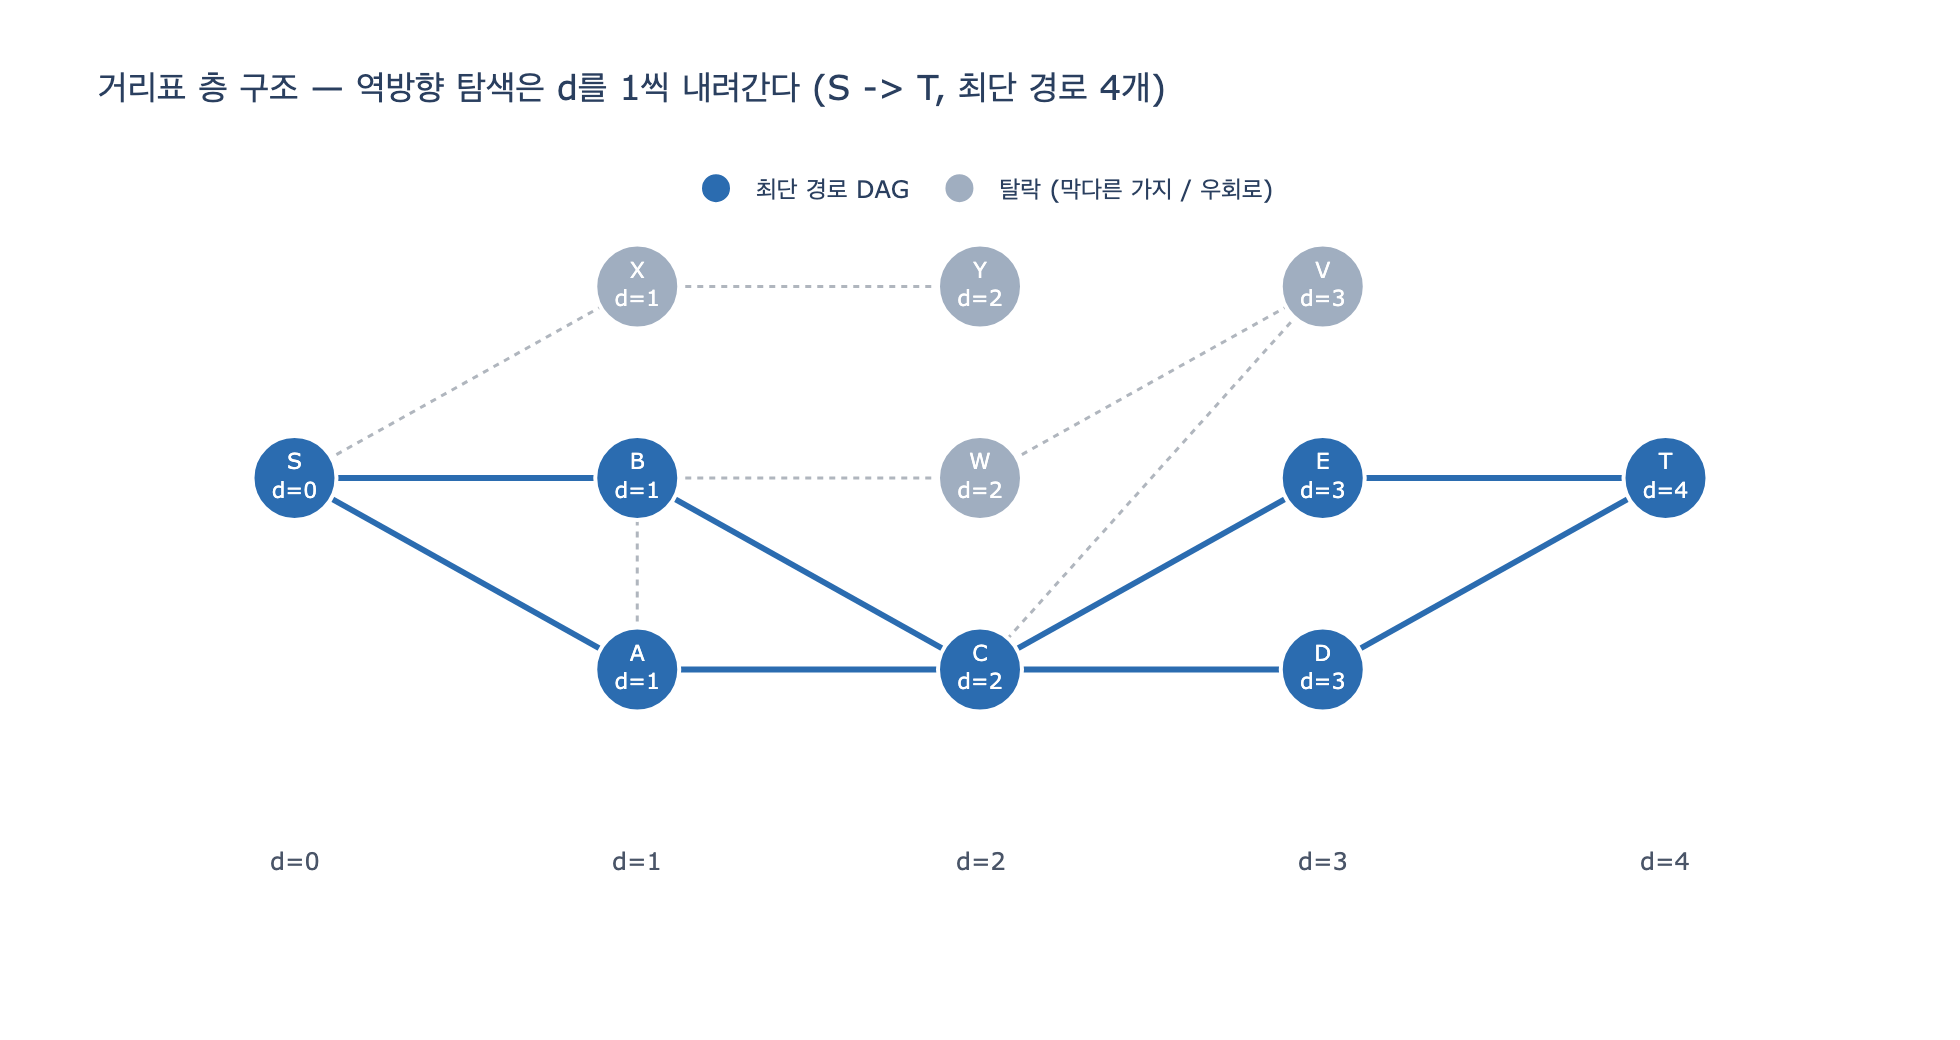

Here is the Python script that generated this plot:
# %% [markdown]
# # `all_shortest()` — 거리표 한 장으로 모든 최단 경로 뽑기
#
# 10장 `ex1_centralities.py`의 `all_shortest(adj, s, t)`를 단계별로 뜯어본다.
#
# 1. **전방 BFS**로 시작점 $s$ 기준 거리표 $d$를 만든다.
# 2. **목표 $t$에서 거꾸로**, $d[v] = d[u] - 1$인 이웃만 따라가며 스택(DFS) 탐색을 한다.
# 3. $s$에 닿은 경로를 뒤집어 모은다.
#
# 핵심 불변식: 무가중 그래프에서 간선 $(u,v)$가 있으면 항상
# $$|d[u] - d[v]| \le 1$$
# 이므로 이웃은 «한 칸 가까움 / 같음 / 한 칸 멂» 셋 중 하나다.
# 그중 «한 칸 가까움»만 골라 따라가면 매 스텝 거리가 정확히 1씩 줄고,
# $d[t]$ 스텝 뒤 반드시 $s$에 도착한다.

# %%
from collections import defaultdict, deque


def _show(fig):
    try:
        from IPython import get_ipython
        if get_ipython() is not None:
            fig.show()
    except ImportError:
        pass


def adjacency(edges):
    adj = defaultdict(set)
    for a, b in edges:
        adj[a].add(b)
        adj[b].add(a)
    return {k: sorted(v) for k, v in adj.items()}


# 최단 경로가 여러 갈래인 작은 그래프.
#   본줄기:  S -> (A|B) -> C -> (D|E) -> T   : 2 x 2 = 4갈래
#   A-B:     같은 층끼리 잇는 «옆걸음» 간선
#   X, Y:    T 로 못 가는 막다른 가지
#   W, V:    S-B-W-V-C-... 6홉짜리 우회로 (최단 4홉이 아니다)
EDGES = [
    ("S", "A"), ("S", "B"),
    ("A", "C"), ("B", "C"),
    ("C", "D"), ("C", "E"),
    ("D", "T"), ("E", "T"),
    ("A", "B"),                      # 같은 층 (d=1 <-> d=1)
    ("S", "X"), ("X", "Y"),          # 막다른 가지
    ("B", "W"), ("W", "V"), ("V", "C"),   # 우회로. V->C 는 거리가 «내려가는» 간선
]
adj = adjacency(EDGES)
print("노드 수:", len(adj))
print("인접 리스트:")
for v in sorted(adj):
    print(f"  {v}: {adj[v]}")
# 출력:
# 노드 수: 11
# 인접 리스트:
#   A: ['B', 'C', 'S']
#   B: ['A', 'C', 'S', 'W']
#   C: ['A', 'B', 'D', 'E', 'V']
#   D: ['C', 'T']
#   E: ['C', 'T']
#   S: ['A', 'B', 'X']
#   T: ['D', 'E']
#   V: ['C', 'W']
#   W: ['B', 'V']
#   X: ['S', 'Y']
#   Y: ['X']

# %% [markdown]
# ## 1단계 — 전방 BFS로 거리표 만들기
#
# `bfs_dist`는 원본 코드 그대로다. 큐에서 꺼낸 순서가 곧 거리 오름차순이므로,
# 처음 방문했을 때 기록한 $d[v] = d[u] + 1$이 곧 최단 거리다.
# 도달 불가능한 노드는 아예 $d$에 들어가지 않는다 — 이게 나중에 `d.get(v, -1)`의 방어막이 된다.

# %%
def bfs_dist(adj, s):
    d = {s: 0}
    q = deque([s])
    while q:
        u = q.popleft()
        for v in adj[u]:
            if v not in d:
                d[v] = d[u] + 1
                q.append(v)
    return d


S, T = "S", "T"
d = bfs_dist(adj, S)
print("거리표 d (s =", S, "기준):")
for v in sorted(d, key=lambda x: (d[x], x)):
    print(f"  d[{v}] = {d[v]}")
print("\nd[T] =", d[T], "-> 최단 경로 길이는 반드시 간선", d[T], "개")
# 출력:
# 거리표 d (s = S 기준):
#   d[S] = 0
#   d[A] = 1
#   d[B] = 1
#   d[X] = 1
#   d[C] = 2
#   d[W] = 2
#   d[Y] = 2
#   d[D] = 3
#   d[E] = 3
#   d[V] = 3
#   d[T] = 4
#
# d[T] = 4 -> 최단 경로 길이는 반드시 간선 4 개

# %%
# 불변식 확인: 모든 간선에 대해 |d[u] - d[v]| <= 1
bad = [(a, b) for a, b in EDGES if a in d and b in d and abs(d[a] - d[b]) > 1]
print("|d[u]-d[v]| > 1 인 간선:", bad, "-> 없어야 정상")

# 간선을 세 종류로 분류해 본다
kinds = {"내려감(-1)": [], "같음(0)": [], "올라감(+1)": []}
for a, b in EDGES:
    if a not in d or b not in d:
        continue
    diff = d[b] - d[a]
    key = {-1: "내려감(-1)", 0: "같음(0)", 1: "올라감(+1)"}[diff]
    kinds[key].append(f"{a}->{b}")
for k, v in kinds.items():
    print(f"  {k}: {v}")
# 출력:
# |d[u]-d[v]| > 1 인 간선: [] -> 없어야 정상
#   내려감(-1): ['V->C']
#   같음(0): ['A->B']
#   올라감(+1): ['S->A', 'S->B', 'A->C', 'B->C', 'C->D', 'C->E', 'D->T', 'E->T',
#                'S->X', 'X->Y', 'B->W', 'W->V']
#
# 세 종류뿐이고 «2 이상 차이»는 없다. 이것이 역방향 탐색이 성립하는 근거다.

# %% [markdown]
# ## 2단계 — 목표에서 거꾸로, `d[v] == d[u] - 1`만 따라간다
#
# 왜 **역방향**인가? 정방향($s$에서 $d[v] = d[u] + 1$을 따라감)으로도 최단 경로를 만들 수는 있다.
# 하지만 그러면 `X -> Y` 같은 **막다른 가지**로도 뻗어 나가서 $t$에 못 닿는 경로를 잔뜩 만들고 버려야 한다.
#
# 역방향은 다르다. $d[u] > 0$인 노드는 **반드시** $d[v] = d[u]-1$인 이웃을 하나 이상 가진다
# (BFS가 $u$를 그런 노드로부터 발견했으니까). 따라서 역방향 탐색의 **모든 가지는 낭비 없이 $s$에 도달**한다.
# 되돌아갈 일도 없다 — 거리가 단조 감소하므로 사이클이 생길 수 없어 `visited` 집합조차 필요 없다.

# %%
def all_shortest(adj, s, t, trace=False):
    """원본 ex1_centralities.py 의 all_shortest. trace=True 면 스택 진행을 찍는다."""
    d = bfs_dist(adj, s)
    if t not in d:
        return []
    out, stack = [], [(t, [t])]
    step = 0
    while stack:
        u, path = stack.pop()
        if trace:
            step += 1
            print(f"  step {step:>2}: pop ({u}, {'<-'.join(path)})  d[{u}]={d[u]}")
        if u == s:
            out.append(list(reversed(path)))
            if trace:
                print(f"           s 도착 -> 경로 확정: {' -> '.join(reversed(path))}")
            continue
        for v in adj[u]:
            if d.get(v, -1) == d[u] - 1:
                stack.append((v, path + [v]))
                if trace:
                    print(f"           push {v} (d={d[v]} == {d[u]}-1) OK")
            elif trace and v in d:
                print(f"           skip {v} (d={d[v]} != {d[u]}-1)")
    return out


print(f"[{T} 에서 거꾸로 스택 탐색]")
paths = all_shortest(adj, S, T, trace=True)
# 출력(발췌 — 전체는 13 step):
#   step  1: pop (T, T)  d[T]=4
#            push D (d=3 == 4-1) OK
#            push E (d=3 == 4-1) OK
#   step  2: pop (E, T<-E)  d[E]=3
#            push C (d=2 == 3-1) OK
#            skip T (d=4 != 3-1)          <- 뒤로 돌아가는 간선은 자동으로 걸러진다
#   step  3: pop (C, T<-E<-C)  d[C]=2
#            push A (d=1 == 2-1) OK
#            push B (d=1 == 2-1) OK
#            skip D (d=3 != 2-1)
#            skip E (d=3 != 2-1)
#            skip V (d=3 != 2-1)          <- 우회로 진입 차단
#   step  4: pop (B, T<-E<-C<-B)  d[B]=1
#            skip A (d=1 != 1-1)          <- 같은 층 «옆걸음» 차단
#            skip C (d=2 != 1-1)
#            push S (d=0 == 1-1) OK
#            skip W (d=2 != 1-1)
#   step  5: pop (S, T<-E<-C<-B<-S)  d[S]=0
#            s 도착 -> 경로 확정: S -> B -> C -> E -> T
#   ... (D 쪽 가지도 대칭으로 반복)
# 눈여겨볼 점: pop 13번이 전부 «어떤 최단 경로의 한 칸»이었다. 헛걸음이 0이다.
# (T 를 뿌리로 한 탐색 트리 = 1 + 6 + 6 = 13 노드)

# %%
print("찾은 최단 경로", len(paths), "개:")
for p in paths:
    print("  ", " -> ".join(p), f"(길이 {len(p)-1})")

# 검증 1: 모두 길이가 d[t] 와 같은가
assert all(len(p) - 1 == d[T] for p in paths)
# 검증 2: 모든 경로가 실제 간선만 밟는가
assert all(b in adj[a] for p in paths for a, b in zip(p, p[1:]))
# 검증 3: 중복 없는가
assert len({tuple(p) for p in paths}) == len(paths)
print("\n검증 통과: 길이 일치 / 간선 유효 / 중복 없음")
print("우회로 S-B-W-V-C-D-T(6홉)를 밟은 경로:",
      [p for p in paths if "W" in p or "V" in p], "-> 없음")
# 출력:
# 찾은 최단 경로 4 개:
#    S -> B -> C -> E -> T (길이 4)
#    S -> A -> C -> E -> T (길이 4)
#    S -> B -> C -> D -> T (길이 4)
#    S -> A -> C -> D -> T (길이 4)
#
# 검증 통과: 길이 일치 / 간선 유효 / 중복 없음
# 우회로 S-B-W-V-C-D-T(6홉)를 밟은 경로: [] -> 없음

# %% [markdown]
# ## 3단계 — 최단 경로 DAG
#
# `d[v] == d[u] - 1` 조건은 원본 무향 그래프에서 **간선의 방향을 정해 주는** 것과 같다.
# 거리가 커지는 쪽으로 향하게 하면 사이클이 없는 그래프(DAG)가 되고,
# `all_shortest`는 이 DAG 위에서 $s \to t$ 경로를 전부 열거하는 일을 한다.
#
# 매개 중심성에서 각 경로에 $1/|paths|$씩 나눠 주는 것도 이 DAG 위 경로 개수를 기준으로 한다.

# %%
def shortest_dag(adj, s, t):
    """s->t 최단 경로에 실제로 쓰이는 간선만 남긴 DAG."""
    d = bfs_dist(adj, s)
    if t not in d:
        return set(), set()
    useful_edges, seen = set(), set()
    stack = [t]
    while stack:
        u = stack.pop()
        if u in seen:
            continue
        seen.add(u)
        for v in adj[u]:
            if d.get(v, -1) == d[u] - 1:
                useful_edges.add((v, u))   # v -> u (거리 증가 방향)
                stack.append(v)
    return useful_edges, seen


dag_edges, dag_nodes = shortest_dag(adj, S, T)
print("최단 경로 DAG 노드:", sorted(dag_nodes))
print("최단 경로 DAG 간선:", sorted(dag_edges))
print("탈락한 노드:", sorted(set(adj) - dag_nodes), "<- 막다른 가지 + 우회로")
# 출력:
# 최단 경로 DAG 노드: ['A', 'B', 'C', 'D', 'E', 'S', 'T']
# 최단 경로 DAG 간선: [('A','C'), ('B','C'), ('C','D'), ('C','E'),
#                     ('D','T'), ('E','T'), ('S','A'), ('S','B')]
# 탈락한 노드: ['V', 'W', 'X', 'Y'] <- 막다른 가지 + 우회로

# %% [markdown]
# ## 4단계 — 경로 수는 지수로 터진다
#
# 「다이아몬드」 하나($u \to \{a, b\} \to w$)를 직렬로 $k$개 이으면
# 최단 경로 수는 정확히
# $$P(k) = 2^{k}$$
# 이다. 노드는 $3k+1$개인데 경로는 $2^k$개 — 즉 노드 수에 대해 **지수**다.
#
# `all_shortest`는 그 경로를 전부 리스트로 만들어 들고 있고, 게다가 `path + [v]`로
# 매 push마다 리스트를 복사한다. 시간·메모리 모두 $\Theta(P \cdot L)$이다.

# %%
import time


def diamond_chain(k):
    """u0 -> {a_i, b_i} -> u_{i+1} 을 k 개 직렬. 최단 경로 = 2^k 개."""
    edges = []
    for i in range(k):
        edges += [(f"u{i}", f"a{i}"), (f"u{i}", f"b{i}"),
                  (f"a{i}", f"u{i+1}"), (f"b{i}", f"u{i+1}")]
    return edges


print(f"{'k':>3} {'노드':>5} {'경로 수':>9} {'2^k':>8} {'시간(ms)':>10}")
print("-" * 40)
for k in (1, 2, 4, 8, 12, 16, 18):
    a = adjacency(diamond_chain(k))
    t0 = time.perf_counter()
    ps = all_shortest(a, "u0", f"u{k}")
    ms = (time.perf_counter() - t0) * 1000
    print(f"{k:>3} {len(a):>5} {len(ps):>9} {2**k:>8} {ms:>10.1f}")
# 출력:
#   k    노드     경로 수      2^k    시간(ms)
# ----------------------------------------
#   1     4         2        2        0.0
#   2     7         4        4        0.0
#   4    13        16       16        0.0
#   8    25       256      256        0.5
#  12    37      4096     4096        7.6
#  16    49     65536    65536      138.2
#  18    55    262144   262144      629.1
# (노드 55개짜리 «작은» 그래프에서 이미 0.6초. k=30 이면 10억 개다.)

# %% [markdown]
# ## 5단계 — 그래서 브랜디스는 경로를 «세기만» 한다
#
# 매개 중심성에 필요한 건 경로 «목록»이 아니라 개수 $\sigma$와 비율뿐이다.
# BFS 중에 $\sigma[w] \mathrel{+}= \sigma[v]$로 누적하면 경로를 만들지 않고도 개수를 얻는다.
# 값이 $2^{18}$이어도 정수 하나면 끝이다 — 이것이 10장 `ex3`의 브랜디스 알고리즘이
# $O(V \cdot E)$로 끝나는 이유다.

# %%
def count_shortest(adj, s):
    """경로를 열거하지 않고 개수 sigma 만 센다 (브랜디스 전반부)."""
    sigma = {v: 0 for v in adj}
    sigma[s] = 1
    dist = {s: 0}
    q = deque([s])
    while q:
        v = q.popleft()
        for w in adj[v]:
            if w not in dist:
                dist[w] = dist[v] + 1
                q.append(w)
            if dist[w] == dist[v] + 1:
                sigma[w] += sigma[v]
    return sigma


k = 18
a = diamond_chain(k)
t0 = time.perf_counter()
sg = count_shortest(adjacency(a), "u0")
ms = (time.perf_counter() - t0) * 1000
print(f"k={k}: sigma[u{k}] = {sg[f'u{k}']}  (= 2^{k} = {2**k})   {ms:.2f} ms")
print("열거 방식은 같은 문제에서 수백 ms 가 걸렸다. 1만 배 가까운 차이다.")

sg_small = count_shortest(adj, S)
print(f"\n작은 예제: sigma[{T}] = {sg_small[T]}  / all_shortest 개수 = {len(paths)}")
# 출력:
# k=18: sigma[u18] = 262144  (= 2^18 = 262144)   0.07 ms
# 열거 방식은 같은 문제에서 수백 ms 가 걸렸다. 1만 배 가까운 차이다.
#
# 작은 예제: sigma[T] = 4  / all_shortest 개수 = 4

# %% [markdown]
# ## 6단계 — 시각화
#
# 노드를 $d[v]$에 따라 층으로 세우면 왜 이 알고리즘이 도는지가 한눈에 보인다.
# 굵은 파란 화살표가 최단 경로 DAG의 간선이고, 회색 점선은 최단 경로에 쓸모없는 간선이다.

# %%
import plotly.graph_objects as go

layers = defaultdict(list)
for v in sorted(adj):
    layers[d.get(v, -1)].append(v)

pos = {}
for layer, vs in layers.items():
    for i, v in enumerate(sorted(vs)):
        pos[v] = (layer, i - (len(vs) - 1) / 2)

fig = go.Figure()

# 쓸모없는 간선 (회색 점선)
for a_, b_ in EDGES:
    if (a_, b_) in dag_edges or (b_, a_) in dag_edges:
        continue
    x0, y0 = pos[a_]
    x1, y1 = pos[b_]
    fig.add_trace(go.Scatter(x=[x0, x1], y=[y0, y1], mode="lines",
                             line=dict(color="#b0b6be", width=1.5, dash="dot"),
                             hoverinfo="skip", showlegend=False))

# 최단 경로 DAG 간선 (굵은 파랑)
for u_, w_ in sorted(dag_edges):
    x0, y0 = pos[u_]
    x1, y1 = pos[w_]
    fig.add_trace(go.Scatter(x=[x0, x1], y=[y0, y1], mode="lines",
                             line=dict(color="#2b6cb0", width=3),
                             hoverinfo="skip", showlegend=False))

on_dag = [v for v in sorted(adj) if v in dag_nodes]
off_dag = [v for v in sorted(adj) if v not in dag_nodes]
for group, color, name in ((on_dag, "#2b6cb0", "최단 경로 DAG"),
                           (off_dag, "#a0aec0", "탈락 (막다른 가지 / 우회로)")):
    fig.add_trace(go.Scatter(
        x=[pos[v][0] for v in group], y=[pos[v][1] for v in group],
        mode="markers+text", text=[f"{v}<br>d={d[v]}" for v in group],
        textposition="middle center", textfont=dict(color="white", size=11),
        marker=dict(size=42, color=color, line=dict(color="white", width=2)),
        name=name, hovertext=[f"{v}: d={d[v]}" for v in group], hoverinfo="text"))

for layer in sorted(layers):
    fig.add_annotation(x=layer, y=-2.0, text=f"d={layer}", showarrow=False,
                       font=dict(size=12, color="#4a5568"))

fig.update_layout(
    title="거리표 층 구조 — 역방향 탐색은 d를 1씩 내려간다 (S -> T, 최단 경로 4개)",
    xaxis=dict(showgrid=False, zeroline=False, showticklabels=False),
    yaxis=dict(showgrid=False, zeroline=False, showticklabels=False),
    plot_bgcolor="white", width=980, height=520,
    legend=dict(orientation="h", y=1.06, x=0.5, xanchor="center"))

_show(fig)
fig.write_image("expy.png", scale=2)
print("expy.png 저장 완료")
# 출력: expy.png 저장 완료
# 필요 패키지: plotly, kaleido  (pip install plotly kaleido)

# %% [markdown]
# ## 정리
#
# | 단계 | 하는 일 | 비용 |
# |---|---|---|
# | BFS 거리표 | $d[v]$ = $s$로부터 최단 거리 | $O(V+E)$ |
# | 역방향 스택 탐색 | $d[v]=d[u]-1$인 이웃만 따라감 | $O(P \cdot L)$ (출력 크기 비례) |
#
# - **건전성**: 매 스텝 거리가 정확히 1씩 줄므로 나온 경로 길이는 항상 $d[t]$ → 전부 최단 경로.
# - **완전성**: 최단 경로 위의 노드는 반드시 거리가 1씩 증가하므로, 모든 최단 경로가 이 조건을 통과한다.
# - **역방향인 이유**: $d[u]>0$이면 «한 칸 가까운 이웃»이 반드시 존재 → 헛가지가 안 생긴다.
# - **함정**: 경로 수 $P$는 노드 수에 대해 지수적일 수 있다. 개수/비율만 필요하면 열거하지 말고 $\sigma$를 세라(브랜디스).
